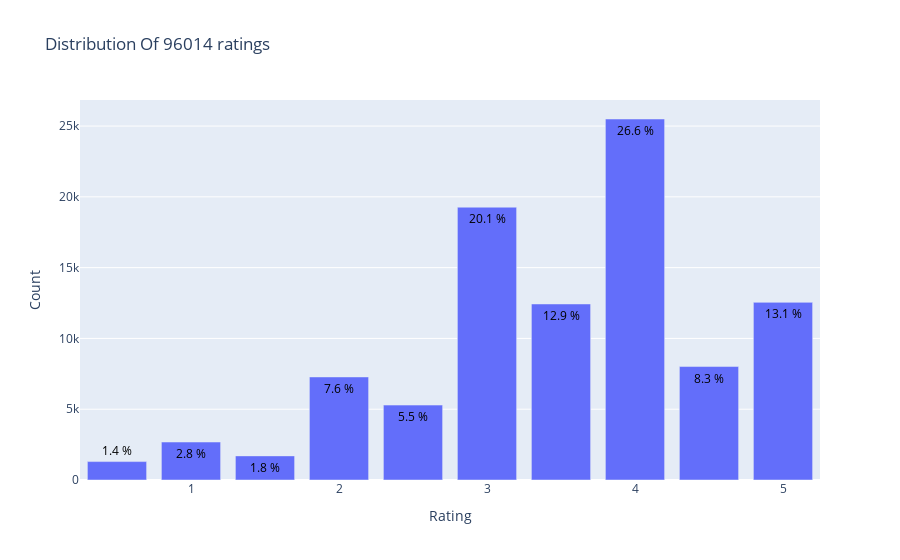

Notebook code for this chart:
### Markdown cell above
### Ratings Distribution

### Code cell
from plotly.offline import init_notebook_mode, plot, iplot
import plotly.graph_objs as go
init_notebook_mode(connected=True)

data = df['rating'].value_counts().sort_index(ascending=False)
trace = go.Bar(x = data.index,
               text = ['{:.1f} %'.format(val) for val in (data.values / df.shape[0] * 100)],
               textposition = 'auto',
               textfont = dict(color = '#000000'),
               y = data.values,
               )
# Create layout
layout = dict(title = 'Distribution Of {} ratings'.format(df.shape[0]),
              xaxis = dict(title = 'Rating'),
              yaxis = dict(title = 'Count'))
# Create plot
fig = go.Figure(data=[trace], layout=layout)
fig.show()

### Figure 1 — Plotly figure (JSON) as saved in the notebook; plotly's stock layout.template omitted (floating-point values rounded to 4 significant figures)
{"data": [{"text": ["13.1 %", "8.3 %", "26.6 %", "12.9 %", "20.1 %", "5.5 %", "7.6 %", "1.8 %", "2.8 %", "1.4 %"], "textfont": {"color": "#000000"}, "textposition": "auto", "type": "bar", "x": [5, 4.5, 4, 3.5, 3, 2.5, 2, 1.5, 1, 0.5], "y": [12547, 8013, 25498, 12433, 19268, 5291, 7279, 1703, 2682, 1300]}], "layout": {"title": {"text": "Distribution Of 96014 ratings"}, "xaxis": {"title": {"text": "Rating"}}, "yaxis": {"title": {"text": "Count"}}}}
